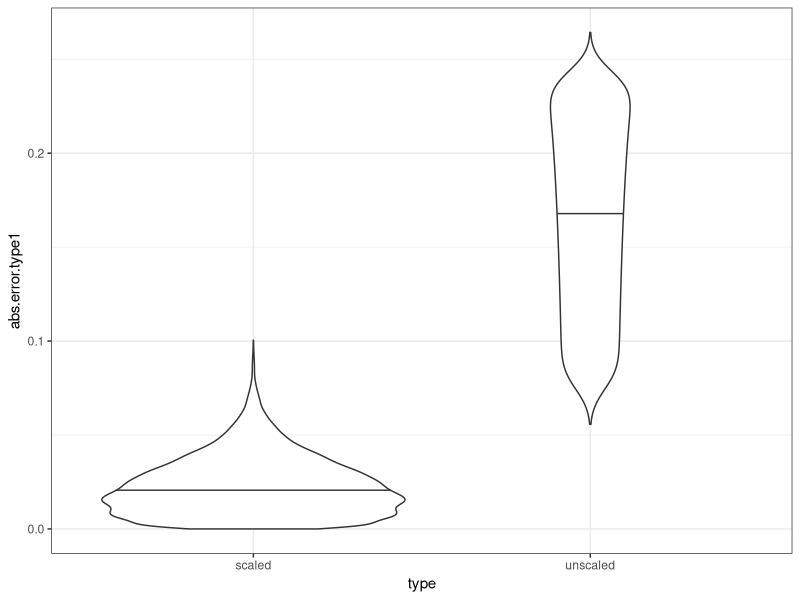
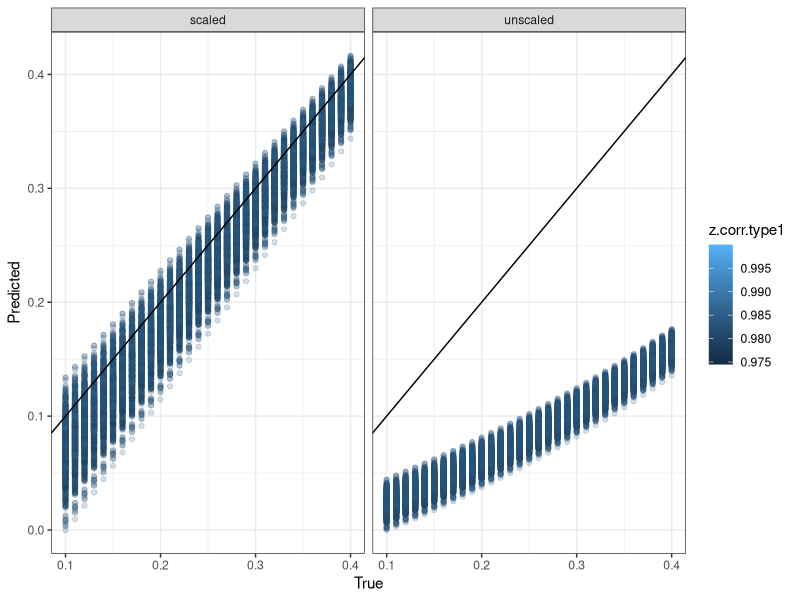
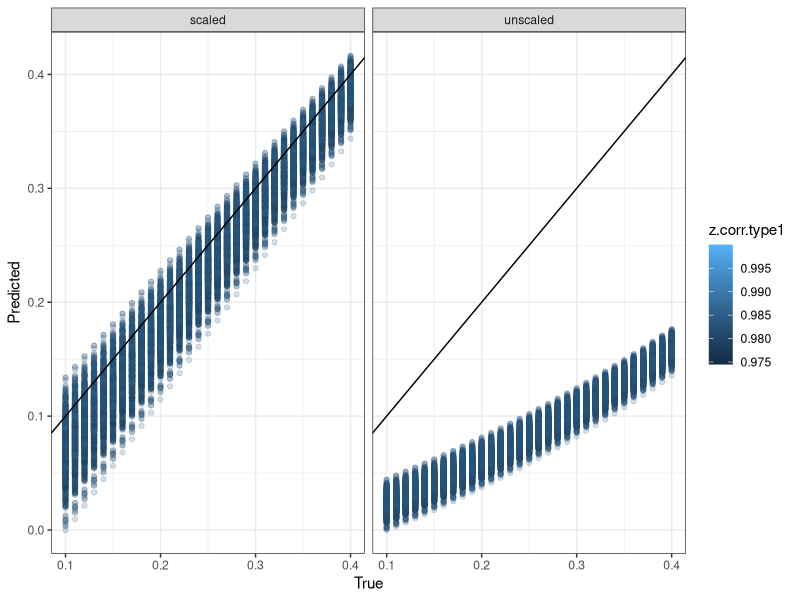
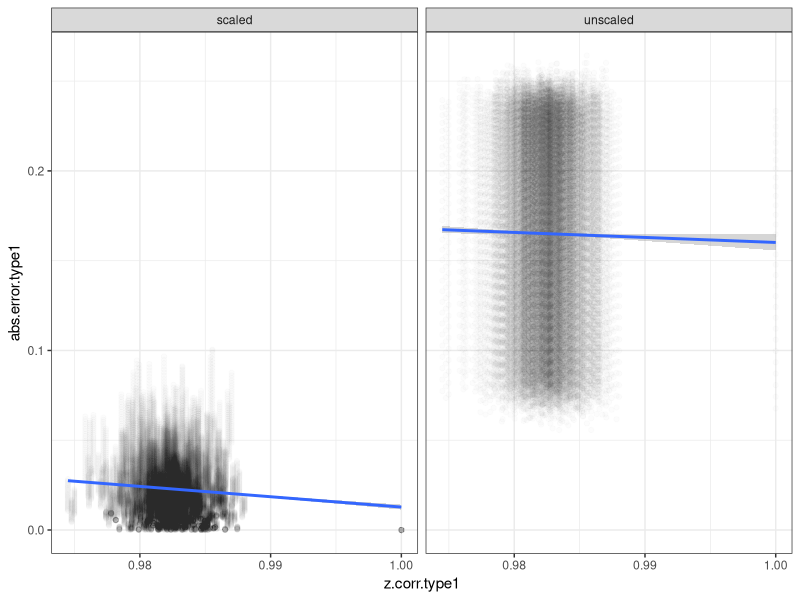
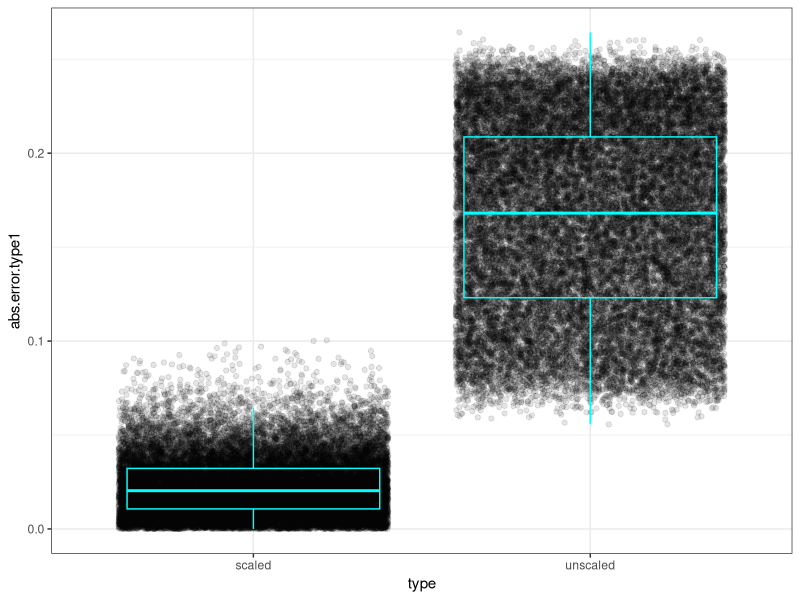

R code for these plots, in order:
library(dplyr)
library(ggplot2)

#
# Simulations introducing random distributed errors into z to break correlation between ypb and z.
#

set.seed(0)

#-----------------
# helper functions
#-----------------
make_experiment_list <- function(z, s = c(3, 10), p = c(0.2, 0.8), z.pb = NULL){
  num.experiment.s <- num.experiment.z <- 
    num.experiment.p <- num.experiment.zpb <- 1
  if(is(s, "list")){
    num.experiment.s <- length(s)
  }
  if(is(z, "list")){
    num.experiment.z <- length(z)
  }
  if(is(p, "list")){
    num.experiment.p <- length(p)
  }
  if(is(z.pb, "list")){
    num.experiment.zpb <- length(z.pb)
  }
  num.experiment <- max(
    c(num.experiment.s, num.experiment.z, num.experiment.p, num.experiment.zpb))
  lapply(seq(num.experiment), function(iter){
    if(is(s, "list")){
      s.iter <- s[[iter]]
    } else{
      s.iter <- s
    }
    if(is(z, "list")){
      z.iter <- z[[iter]]
    } else{
      z.iter <- z
    }
    if(is(p, "list")){
      p.iter <- p[[iter]]
    } else{
      p.iter <- p
    }
    if(is(z.pb, "list")){
      zpb.iter <- z.pb[[iter]]
    } else{
      zpb.iter <- z.pb
    }
    zpb.s.iter <- sweep(zpb.iter, 2, s.iter, "*")
    y.iter <- t(t(p.iter) %*% t(zpb.s.iter))
    
    # get z correlations
    seq.types <- seq(ncol(z.iter))
    type.z.corr <- lapply(seq.types, function(type.iter){
      cor.test(z.iter[,type.iter], zpb.iter[,type.iter],
               method = "pearson")$estimate
    }) %>% unlist()
    names(type.z.corr) <- paste0("type", seq.types)
    
    list(index = iter, s = s.iter, z = z.iter, 
         p = p.iter, z.pb = z.pb, y = y.iter,
         z.corr = type.z.corr)
  })
}

experiment_results <- function(list.experiment.info){
  index.vector <- length(list.experiment.info) %>% seq()
  experiment.list <- lapply(index.vector, function(index){
    experiment.info <- list.experiment.info[[index]]
    y.iter <- experiment.info[["y"]]
    s.iter <- experiment.info[["s"]]
    p.iter <- experiment.info[["p"]]
    z.corr <- experiment.info[["z.corr"]]
    z.iter <- experiment.info[["z"]]
    z.iter.scale <- sweep(z.iter, 2, s.iter, "*")
    
    # unscaled results
    p.pred.unscale <- nnls::nnls(A = z.iter, b = y.iter)$x
    p.pred.unscale <- p.pred.unscale/sum(p.pred.unscale)
    
    # scaled results
    p.pred.scale <- nnls::nnls(A = z.iter.scale, b = y.iter)$x
    p.pred.scale <- p.pred.scale/sum(p.pred.scale)
    
    # errors
    error.unscale.vector <- p.iter - p.pred.unscale
    error.scale.vector <- p.iter - p.pred.scale
    
    # new row data
    new.row <- c(index, p.iter, s.iter, z.corr, p.pred.unscale, p.pred.scale,
                 error.unscale.vector, error.scale.vector,
                 abs(error.unscale.vector), abs(error.scale.vector))
    seq.types <- length(s.iter) %>% seq()
    names(new.row) <- c("index", 
                        paste0("p.true.type", seq.types),
                        paste0("s.type", seq.types),
                        paste0("z.corr.type", seq.types),
                        paste0("p.pred.unscaled.type", seq.types),
                        paste0("p.pred.scaled.type", seq.types),
                        paste0("error.unscaled.type", seq.types),
                        paste0("error.scaled.type", seq.types),
                        paste0("abs.error.unscaled.type", seq.types),
                        paste0("abs.error.scaled.type", seq.types))
    new.row
  })
  experiment.table <- do.call(rbind, experiment.list) %>% as.data.frame()
  # colnames(experiment.table) <- c("index", "s.type1", "s.type2", "p.pred.type1", "p.pred.type2")
  return(experiment.table)
}

simulation_results <- function(z, s = c(3, 10), p.vector = c(0.2, 0.8), z.pb = NULL,
                               experiment.type = "new_experiment"){
  require(dplyr)
  # get experiment list info
  if(is(z.pb, "NULL")){
    if(is(z, "list")){
      z.pb <- z[[1]]
    } else{
      z.pb <- z
    }
  }
  list.experiment.info <- make_experiment_list(s = s, z = z, p = p.vector, z.pb = z.pb)
  # get results table
  experiment.results.table <- experiment_results(list.experiment.info)
  experiment.results.table$experiment.type <- experiment.type
  return(experiment.results.table)
}

#---------------------
# set z with transform
#---------------------
# set error params
mean.error = 0
sd.error = 1

# set z
z.data <- c(rnbinom(50, 100, mu = 15), rnbinom(50, 100, mu = 1))
z.data <- c(z.data, rnbinom(50, 100, mu = 1), rnbinom(50, 100, mu = 15))
z.pb <- z <- matrix(z.data, byrow = F, ncol = 2)
num.types <- ncol(z)
num.markers <- nrow(z)

# random errors on rows
experiment.label <- "missmatch;row_errors"
# set iterations
iterations.vector <- seq(1000)
# get z series
list.z.error <- lapply(iterations.vector, function(index){
  z.error.rows <- apply(z, 1, function(ri){
    ri + rnorm(1, mean.error, sd.error)
  }) %>% t()
  z.error.rows[z.error.rows < 0] <- 0
  z.error.rows
})

#-----------------------
# get simulation results
#-----------------------
# get series across varied p values
p1 <- seq(0.1, 0.4, 1e-2)
list.results <- lapply(p1, function(p1.iter){
  p.iter <- c(p1.iter, 1-p1.iter)
  simulation_results(z = list.z.error, p.vector = p.iter)
})
results.all <- do.call(rbind, list.results)

# make tall data for plotting
results.tall1 <- data.frame(p.true.type1 = results.all$p.true.type1,
                            p.pred.type1 = results.all$p.pred.scaled.type1,
                            z.corr.type1 = results.all$z.corr.type1,
                            abs.error.type1 = results.all$abs.error.scaled.type1)
results.tall1$type <- "scaled"
results.tall2 <- data.frame(p.true.type1 = results.all$p.true.type1,
                            p.pred.type1 = results.all$p.pred.unscaled.type1,
                            z.corr.type1 = results.all$z.corr.type1,
                            abs.error.type1 = results.all$abs.error.unscaled.type1)
results.tall2$type <- "unscaled"
results.tall <- rbind(results.tall1, results.tall2)

#------------------
# make scatterplots
#------------------
# scatterplots -- p.true vs. p.predicted, by scale
scatterplot.prop <- ggplot(results.tall, 
                           aes(x = p.true.type1, y = p.pred.type1, 
                               color = z.corr.type1)) +
  geom_point(alpha = 0.2) + geom_abline(slope = 1, intercept = 0) + theme_bw() +
  facet_wrap(~type) + xlab("True") + ylab("Predicted")
# save
scatterplot.filename <- "ggscatter_proportions_scale-facet_sim-zy-error_dlpfc-train-sim.jpg"
scatterplot.path <- file.path("./deconvo_method-paper/outputs/", scatterplot.filename)
jpeg(scatterplot.path, width = 5.5, height = 2.5, res = 100, units = "in")
scatterplot.prop; dev.off()

# glm smooth lines -- z.corr vs. abs.error, by scale
scatterplot.error <- ggplot(results.tall, aes(x = z.corr.type1, y = abs.error.type1)) +
  geom_point(alpha = 0.01) + geom_abline(slope = 1, intercept = 0) + theme_bw() +
  geom_smooth(method = "glm") +
  facet_wrap(~type)

# make jitterbox plots
jitterbox.error <- ggplot(results.tall, aes(x = type, y = abs.error.type1)) +
  geom_jitter(alpha = 0.1) + geom_boxplot(alpha = 0, color = "cyan") + theme_bw()

ggplot(results.tall, aes(x = type, y = abs.error.type1)) +
  geom_violin(draw_quantiles = 0.5) + theme_bw()

# save plots
jpeg("scatterplot_prop_train.jpg", width = 3, height = 3, res = 400, units = "in")
scatterplot.prop; dev.off()
jpeg("scatterplot_error_train.jpg", width = 3, height = 3, res = 400, units = "in")
scatterplot.error; dev.off()
jpeg("jitterbox_error_train.jpg", width = 3, height = 3, res = 400, units = "in")
jitterbox.error; dev.off()
